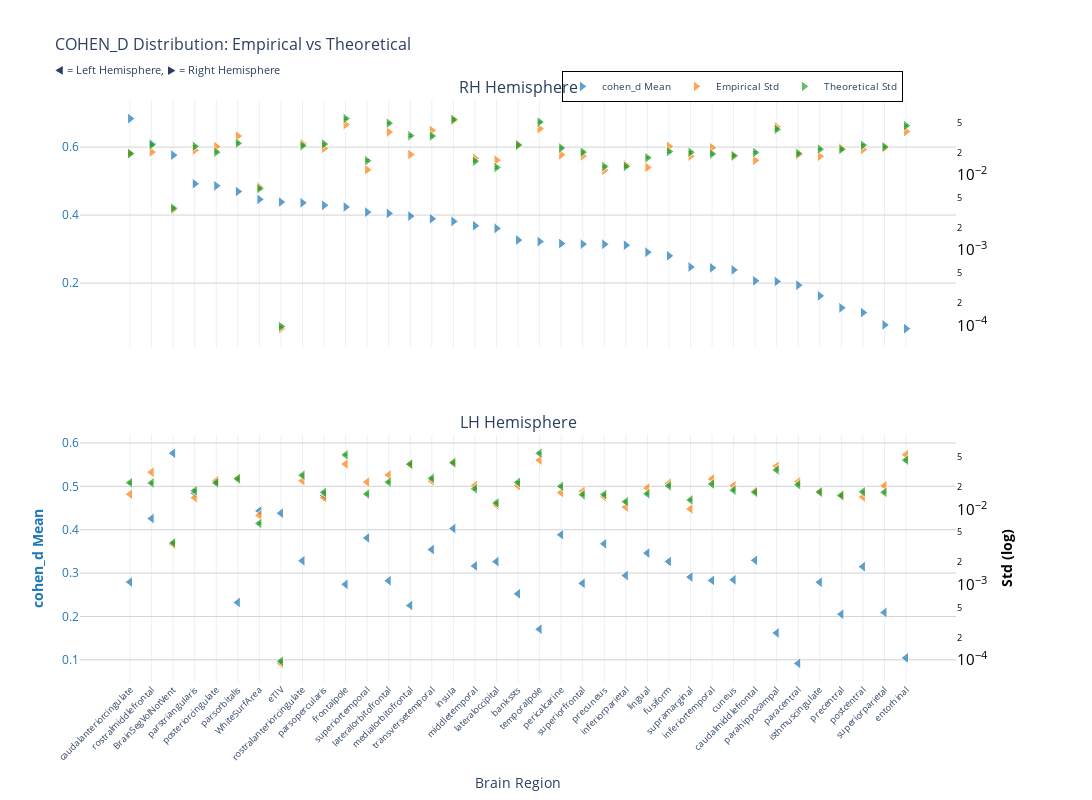
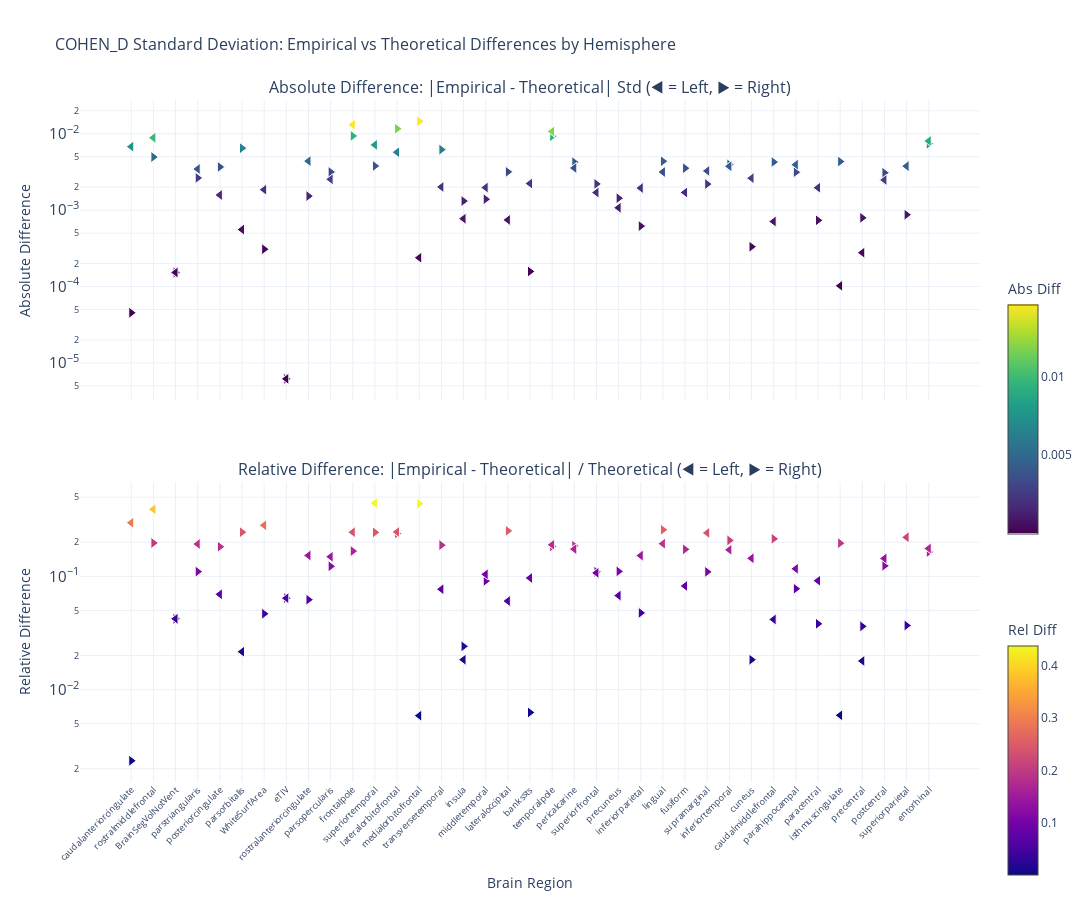

The cell these charts' notebook holds for them, in order:
### Markdown cell above
### p-value

### Code cell
nu_nav = df_navr[(df_navr["timepoint"] == "baseline") & (df_navr["group"] == "HC-PD")]
data_path = stats_dir / f"cohen_d_baseline_{METRIC}.parquet"
df, stats = get_test_stats(
    data_path, stat_functions_F, nu_nav, hemisphere=True, study="baseline"
)
show_figure(
    stats, hemisphere=True, stat_name="cohen_d", study="baseline", metric=METRIC
)

### Figure 1 — Plotly figure (JSON) as saved in the notebook; plotly's stock layout.template omitted (floating-point values rounded to 4 significant figures)
{"data": [{"hovertemplate": "<b>%{x}</b><br>Mean cohen_d: %{y:.2f}<br><extra></extra>", "legendgroup": "mean", "marker": {"color": "#1f77b4", "line": {"color": "white", "width": 1}, "opacity": 0.7, "size": 10, "symbol": "triangle-right"}, "mode": "markers", "name": "cohen_d Mean", "showlegend": true, "type": "scatter", "x": ["caudalanteriorcingulate", "rostralmiddlefrontal", "BrainSegVolNotVent", "parstriangularis", "posteriorcingulate", "parsorbitalis", "WhiteSurfArea", "eTIV", "rostralanteriorcingulate", "parsopercularis", "frontalpole", "superiortemporal", "lateralorbitofrontal", "medialorbitofrontal", "transversetemporal", "insula", "middletemporal", "lateraloccipital", "bankssts", "temporalpole", "pericalcarine", "superiorfrontal", "precuneus", "inferiorparietal", "lingual", "fusiform", "supramarginal", "inferiortemporal", "cuneus", "caudalmiddlefrontal", "parahippocampal", "paracentral", "isthmuscingulate", "precentral", "postcentral", "superiorparietal", "entorhinal"], "xaxis": "x", "y": [0.6837, 0.6097, 0.5763, 0.492, 0.4859, 0.4692, 0.4462, 0.4382, 0.4361, 0.4287, 0.4238, 0.4085, 0.4049, 0.3969, 0.3891, 0.3815, 0.3686, 0.3608, 0.3265, 0.3221, 0.3161, 0.3145, 0.3141, 0.3114, 0.2908, 0.2801, 0.2473, 0.2447, 0.2387, 0.2066, 0.2047, 0.1938, 0.1624, 0.1272, 0.1132, 0.07698, 0.06573], "yaxis": "y"}, {"hovertemplate": "<b>%{x}</b><br>Empirical Std: %{y:.3f}<br><extra></extra>", "legendgroup": "empirical", "marker": {"color": "#ff7f0e", "line": {"color": "white", "width": 1}, "opacity": 0.7, "size": 10, "symbol": "triangle-right"}, "mode": "markers", "name": "Empirical Std", "showlegend": true, "type": "scatter", "x": ["caudalanteriorcingulate", "rostralmiddlefrontal", "BrainSegVolNotVent", "parstriangularis", "posteriorcingulate", "parsorbitalis", "WhiteSurfArea", "eTIV", "rostralanteriorcingulate", "parsopercularis", "frontalpole", "superiortemporal", "lateralorbitofrontal", "medialorbitofrontal", "transversetemporal", "insula", "middletemporal", "lateraloccipital", "bankssts", "temporalpole", "pericalcarine", "superiorfrontal", "precuneus", "inferiorparietal", "lingual", "fusiform", "supramarginal", "inferiortemporal", "cuneus", "caudalmiddlefrontal", "parahippocampal", "paracentral", "isthmuscingulate", "precentral", "postcentral", "superiorparietal", "entorhinal"], "xaxis": "x", "y": [0.01928, 0.02021, 0.003462, 0.02138, 0.02383, 0.03294, 0.006904, 9.012e-05, 0.02608, 0.02262, 0.04684, 0.01173, 0.03719, 0.01874, 0.03914, 0.05333, 0.01664, 0.01577, 0.02488, 0.04124, 0.0186, 0.01793, 0.01154, 0.01361, 0.01259, 0.02404, 0.01785, 0.02305, 0.01775, 0.01565, 0.04364, 0.01858, 0.01773, 0.02272, 0.0218, 0.0228, 0.03788], "yaxis": "y2"}, {"error_y": {"array": [0.0005389, 0.0007051, 0.0001013, 0.0006731, 0.0005647, 0.0007412, 0.0001848, 2.698e-06, 0.000688, 0.0007224, 0.001575, 0.0004349, 0.001368, 0.0009342, 0.0009227, 0.001531, 0.0004272, 0.0003528, 0.0007016, 0.001416, 0.0006402, 0.0005641, 0.0003634, 0.000364, 0.0004751, 0.0005742, 0.0005618, 0.0005348, 0.0005065, 0.000558, 0.001134, 0.0005412, 0.0006182, 0.0006143, 0.0006973, 0.0006631, 0.001269], "arrayminus": [0.000524, 0.0006855, 9.848e-05, 0.0006545, 0.000549, 0.0007207, 0.0001797, 2.623e-06, 0.0006689, 0.0007024, 0.001531, 0.0004228, 0.00133, 0.0009083, 0.0008971, 0.001489, 0.0004154, 0.0003431, 0.0006821, 0.001376, 0.0006224, 0.0005485, 0.0003533, 0.0003539, 0.000462, 0.0005583, 0.0005462, 0.00052, 0.0004924, 0.0005425, 0.001103, 0.0005262, 0.000601, 0.0005972, 0.000678, 0.0006448, 0.001234], "color": "#2ca02c", "thickness": 1, "type": "data", "visible": true, "width": 2}, "hovertemplate": "<b>%{x}</b><br>Theoretical Std: %{y:.3f}<br><extra></extra>", "legendgroup": "theoretical", "marker": {"color": "#2ca02c", "line": {"color": "white", "width": 1}, "opacity": 0.7, "size": 10, "symbol": "triangle-right"}, "mode": "markers", "name": "Theoretical Std", "showlegend": true, "type": "scatter", "x": ["caudalanteriorcingulate", "rostralmiddlefrontal", "BrainSegVolNotVent", "parstriangularis", "posteriorcingulate", "parsorbitalis", "WhiteSurfArea", "eTIV", "rostralanteriorcingulate", "parsopercularis", "frontalpole", "superiortemporal", "lateralorbitofrontal", "medialorbitofrontal", "transversetemporal", "insula", "middletemporal", "lateraloccipital", "bankssts", "temporalpole", "pericalcarine", "superiorfrontal", "precuneus", "inferiorparietal", "lingual", "fusiform", "supramarginal", "inferiortemporal", "cuneus", "caudalmiddlefrontal", "parahippocampal", "paracentral", "isthmuscingulate", "precentral", "postcentral", "superiorparietal", "entorhinal"], "xaxis": "x", "y": [0.01923, 0.02516, 0.003615, 0.02403, 0.02015, 0.02646, 0.006596, 9.63e-05, 0.02456, 0.02578, 0.05622, 0.01552, 0.04883, 0.03334, 0.03293, 0.05464, 0.01525, 0.01259, 0.02504, 0.05053, 0.02285, 0.02013, 0.01297, 0.01299, 0.01696, 0.0205, 0.02005, 0.01909, 0.01808, 0.01991, 0.04049, 0.01932, 0.02206, 0.02192, 0.02489, 0.02367, 0.0453], "yaxis": "y2"}, {"hovertemplate": "<b>%{x}</b><br>Mean cohen_d: %{y:.2f}<br><extra></extra>", "legendgroup": "mean", "marker": {"color": "#1f77b4", "line": {"color": "white", "width": 1}, "opacity": 0.7, "size": 10, "symbol": "triangle-left"}, "mode": "markers", "name": "cohen_d Mean", "showlegend": false, "type": "scatter", "x": ["BrainSegVolNotVent", "posteriorcingulate", "parstriangularis", "parsopercularis", "WhiteSurfArea", "eTIV", "rostralmiddlefrontal", "insula", "pericalcarine", "superiortemporal", "precuneus", "transversetemporal", "lingual", "caudalmiddlefrontal", "rostralanteriorcingulate", "fusiform", "lateraloccipital", "middletemporal", "postcentral", "inferiorparietal", "supramarginal", "cuneus", "inferiortemporal", "lateralorbitofrontal", "caudalanteriorcingulate", "isthmuscingulate", "superiorfrontal", "frontalpole", "bankssts", "parsorbitalis", "medialorbitofrontal", "superiorparietal", "precentral", "temporalpole", "parahippocampal", "entorhinal", "paracentral"], "xaxis": "x2", "y": [0.5763, 0.5101, 0.4842, 0.4787, 0.4433, 0.4382, 0.4258, 0.4027, 0.3884, 0.381, 0.3675, 0.3542, 0.3461, 0.3294, 0.3283, 0.3266, 0.3264, 0.3164, 0.3148, 0.2942, 0.2908, 0.2844, 0.2831, 0.2823, 0.2794, 0.2788, 0.2763, 0.274, 0.2522, 0.2322, 0.2254, 0.2092, 0.2053, 0.1706, 0.1619, 0.1044, 0.09177], "yaxis": "y3"}, {"hovertemplate": "<b>%{x}</b><br>Empirical Std: %{y:.3f}<br><extra></extra>", "legendgroup": "empirical", "marker": {"color": "#ff7f0e", "line": {"color": "white", "width": 1}, "opacity": 0.7, "size": 10, "symbol": "triangle-left"}, "mode": "markers", "name": "Empirical Std", "showlegend": false, "type": "scatter", "x": ["BrainSegVolNotVent", "posteriorcingulate", "parstriangularis", "parsopercularis", "WhiteSurfArea", "eTIV", "rostralmiddlefrontal", "insula", "pericalcarine", "superiortemporal", "precuneus", "transversetemporal", "lingual", "caudalmiddlefrontal", "rostralanteriorcingulate", "fusiform", "lateraloccipital", "middletemporal", "postcentral", "inferiorparietal", "supramarginal", "cuneus", "inferiortemporal", "lateralorbitofrontal", "caudalanteriorcingulate", "isthmuscingulate", "superiorfrontal", "frontalpole", "bankssts", "parsorbitalis", "medialorbitofrontal", "superiorparietal", "precentral", "temporalpole", "parahippocampal", "entorhinal", "paracentral"], "xaxis": "x2", "y": [0.003462, 0.02432, 0.01446, 0.01448, 0.008427, 9.012e-05, 0.03156, 0.04283, 0.01692, 0.02334, 0.01483, 0.02412, 0.01944, 0.01776, 0.02434, 0.02244, 0.01157, 0.02095, 0.01481, 0.01085, 0.01024, 0.02081, 0.02568, 0.02901, 0.01607, 0.01711, 0.01755, 0.04049, 0.02087, 0.02631, 0.04018, 0.02082, 0.01523, 0.04567, 0.03776, 0.05372, 0.02349], "yaxis": "y4"}, {"error_y": {"array": [0.0001013, 0.0006373, 0.0005019, 0.0004767, 0.0001842, 2.698e-06, 0.0006356, 0.001178, 0.0005738, 0.0004534, 0.0004455, 0.0007323, 0.0004561, 0.0004777, 0.0008048, 0.000581, 0.0003451, 0.0005317, 0.0004846, 0.0003586, 0.0003782, 0.0005095, 0.0006142, 0.0006522, 0.0006403, 0.0004822, 0.000444, 0.001503, 0.0006472, 0.0007217, 0.001132, 0.0004778, 0.0004344, 0.001579, 0.0009475, 0.00128, 0.0006029], "arrayminus": [9.848e-05, 0.0006196, 0.000488, 0.0004635, 0.0001791, 2.623e-06, 0.000618, 0.001146, 0.0005579, 0.0004408, 0.0004331, 0.000712, 0.0004434, 0.0004645, 0.0007825, 0.0005649, 0.0003356, 0.0005169, 0.0004711, 0.0003487, 0.0003678, 0.0004954, 0.0005972, 0.0006341, 0.0006225, 0.0004688, 0.0004317, 0.001461, 0.0006293, 0.0007017, 0.001101, 0.0004645, 0.0004224, 0.001536, 0.0009212, 0.001244, 0.0005862], "color": "#2ca02c", "thickness": 1, "type": "data", "visible": true, "width": 2}, "hovertemplate": "<b>%{x}</b><br>Theoretical Std: %{y:.3f}<br><extra></extra>", "legendgroup": "theoretical", "marker": {"color": "#2ca02c", "line": {"color": "white", "width": 1}, "opacity": 0.7, "size": 10, "symbol": "triangle-left"}, "mode": "markers", "name": "Theoretical Std", "showlegend": false, "type": "scatter", "x": ["BrainSegVolNotVent", "posteriorcingulate", "parstriangularis", "parsopercularis", "WhiteSurfArea", "eTIV", "rostralmiddlefrontal", "insula", "pericalcarine", "superiortemporal", "precuneus", "transversetemporal", "lingual", "caudalmiddlefrontal", "rostralanteriorcingulate", "fusiform", "lateraloccipital", "middletemporal", "postcentral", "inferiorparietal", "supramarginal", "cuneus", "inferiortemporal", "lateralorbitofrontal", "caudalanteriorcingulate", "isthmuscingulate", "superiorfrontal", "frontalpole", "bankssts", "parsorbitalis", "medialorbitofrontal", "superiorparietal", "precentral", "temporalpole", "parahippocampal", "entorhinal", "paracentral"], "xaxis": "x2", "y": [0.003615, 0.02275, 0.01792, 0.01701, 0.006573, 9.63e-05, 0.02268, 0.04206, 0.02048, 0.01618, 0.0159, 0.02614, 0.01628, 0.01705, 0.02872, 0.02074, 0.01232, 0.01898, 0.01729, 0.0128, 0.0135, 0.01819, 0.02192, 0.02328, 0.02285, 0.01721, 0.01585, 0.05364, 0.0231, 0.02576, 0.04042, 0.01705, 0.0155, 0.05637, 0.03382, 0.04568, 0.02152], "yaxis": "y4"}], "layout": {"annotations": [{"font": {"size": 16}, "showarrow": false, "text": "RH Hemisphere", "x": 0.47, "xanchor": "center", "xref": "paper", "y": 1, "yanchor": "bottom", "yref": "paper"}, {"font": {"size": 16}, "showarrow": false, "text": "LH Hemisphere", "x": 0.47, "xanchor": "center", "xref": "paper", "y": 0.425, "yanchor": "bottom", "yref": "paper"}], "height": 800, "hovermode": "x", "legend": {"bgcolor": "rgba(255, 255, 255, 0.9)", "bordercolor": "black", "borderwidth": 1, "font": {"size": 10}, "orientation": "h", "x": 0.7, "xanchor": "center", "y": 1.05}, "title": {"font": {"size": 16}, "text": "COHEN_D Distribution: Empirical vs Theoretical<br><sub>◀ = Left Hemisphere, ▶ = Right Hemisphere</sub>"}, "width": 1400, "xaxis": {"anchor": "y", "domain": [0, 0.94], "matches": "x2", "showticklabels": false}, "xaxis2": {"anchor": "y3", "domain": [0, 0.94], "tickangle": -45, "tickfont": {"size": 9}, "title": {"text": "Brain Region"}}, "yaxis": {"anchor": "x", "domain": [0.575, 1], "gridcolor": "lightgray", "showgrid": true, "tickfont": {"color": "#1f77b4"}, "title": {"font": {"color": "#1f77b4"}, "text": ""}}, "yaxis2": {"anchor": "x", "exponentformat": "power", "overlaying": "y", "showgrid": false, "side": "right", "tickfont": {"color": "black"}, "title": {"font": {"color": "black"}, "text": ""}, "type": "log"}, "yaxis3": {"anchor": "x2", "domain": [0, 0.425], "gridcolor": "lightgray", "showgrid": true, "tickfont": {"color": "#1f77b4"}, "title": {"font": {"color": "#1f77b4"}, "text": "<b>cohen_d Mean</b>"}}, "yaxis4": {"anchor": "x2", "exponentformat": "power", "overlaying": "y3", "showgrid": false, "side": "right", "tickfont": {"color": "black"}, "title": {"font": {"color": "black"}, "text": "<b>Std (log)</b>"}, "type": "log"}}}

### Figure 2 — Plotly figure (JSON) as saved in the notebook; plotly's stock layout.template omitted (floating-point values rounded to 4 significant figures)
{"data": [{"hovertemplate": "<b>%{x}</b><br>Hemisphere: %{text}<br>Abs Diff: %{y:.4f}<br><extra></extra>", "legendgroup": "abs_rh", "marker": {"color": [4.531e-05, 0.004956, 0.0001526, 0.002643, 0.003678, 0.006486, 0.0003082, 6.176e-06, 0.001528, 0.003159, 0.009382, 0.00379, 0.01164, 0.0146, 0.006206, 0.001316, 0.00139, 0.003172, 0.0001574, 0.009285, 0.004253, 0.002206, 0.001434, 0.0006179, 0.004369, 0.003544, 0.002195, 0.003962, 0.0003319, 0.004266, 0.003145, 0.0007357, 0.00433, 0.0007929, 0.003084, 0.0008712, 0.007415], "colorbar": {"len": 0.4, "title": {"text": "Abs Diff"}, "y": 0.75, "yanchor": "top"}, "colorscale": [[0, "#440154"], [0.1111, "#482878"], [0.2222, "#3e4989"], [0.3333, "#31688e"], [0.4444, "#26828e"], [0.5556, "#1f9e89"], [0.6667, "#35b779"], [0.7778, "#6ece58"], [0.8889, "#b5de2b"], [1, "#fde725"]], "line": {"color": "white", "width": 1}, "showscale": true, "size": 10, "symbol": "triangle-right"}, "mode": "markers", "name": "Absolute (rh)", "showlegend": false, "text": ["rh", "rh", "rh", "rh", "rh", "rh", "rh", "rh", "rh", "rh", "rh", "rh", "rh", "rh", "rh", "rh", "rh", "rh", "rh", "rh", "rh", "rh", "rh", "rh", "rh", "rh", "rh", "rh", "rh", "rh", "rh", "rh", "rh", "rh", "rh", "rh", "rh"], "type": "scatter", "x": ["caudalanteriorcingulate", "rostralmiddlefrontal", "BrainSegVolNotVent", "parstriangularis", "posteriorcingulate", "parsorbitalis", "WhiteSurfArea", "eTIV", "rostralanteriorcingulate", "parsopercularis", "frontalpole", "superiortemporal", "lateralorbitofrontal", "medialorbitofrontal", "transversetemporal", "insula", "middletemporal", "lateraloccipital", "bankssts", "temporalpole", "pericalcarine", "superiorfrontal", "precuneus", "inferiorparietal", "lingual", "fusiform", "supramarginal", "inferiortemporal", "cuneus", "caudalmiddlefrontal", "parahippocampal", "paracentral", "isthmuscingulate", "precentral", "postcentral", "superiorparietal", "entorhinal"], "xaxis": "x", "y": [4.531e-05, 0.004956, 0.0001526, 0.002643, 0.003678, 0.006486, 0.0003082, 6.176e-06, 0.001528, 0.003159, 0.009382, 0.00379, 0.01164, 0.0146, 0.006206, 0.001316, 0.00139, 0.003172, 0.0001574, 0.009285, 0.004253, 0.002206, 0.001434, 0.0006179, 0.004369, 0.003544, 0.002195, 0.003962, 0.0003319, 0.004266, 0.003145, 0.0007357, 0.00433, 0.0007929, 0.003084, 0.0008712, 0.007415], "yaxis": "y"}, {"hovertemplate": "<b>%{x}</b><br>Hemisphere: %{text}<br>Rel Diff: %{y:.2%}<br><extra></extra>", "legendgroup": "rel_rh", "marker": {"color": [0.002356, 0.1969, 0.0422, 0.11, 0.1825, 0.2452, 0.04672, 0.06413, 0.0622, 0.1225, 0.1669, 0.2442, 0.2384, 0.4379, 0.1885, 0.02409, 0.09119, 0.2519, 0.006285, 0.1838, 0.1861, 0.1096, 0.1105, 0.04757, 0.2576, 0.1729, 0.1095, 0.2076, 0.01836, 0.2142, 0.07767, 0.03809, 0.1962, 0.03617, 0.1239, 0.03681, 0.1637], "colorbar": {"len": 0.4, "title": {"text": "Rel Diff"}, "y": 0.25, "yanchor": "top"}, "colorscale": [[0, "#0d0887"], [0.1111, "#46039f"], [0.2222, "#7201a8"], [0.3333, "#9c179e"], [0.4444, "#bd3786"], [0.5556, "#d8576b"], [0.6667, "#ed7953"], [0.7778, "#fb9f3a"], [0.8889, "#fdca26"], [1, "#f0f921"]], "line": {"color": "white", "width": 1}, "showscale": true, "size": 10, "symbol": "triangle-right"}, "mode": "markers", "name": "Relative (rh)", "showlegend": false, "text": ["rh", "rh", "rh", "rh", "rh", "rh", "rh", "rh", "rh", "rh", "rh", "rh", "rh", "rh", "rh", "rh", "rh", "rh", "rh", "rh", "rh", "rh", "rh", "rh", "rh", "rh", "rh", "rh", "rh", "rh", "rh", "rh", "rh", "rh", "rh", "rh", "rh"], "type": "scatter", "x": ["caudalanteriorcingulate", "rostralmiddlefrontal", "BrainSegVolNotVent", "parstriangularis", "posteriorcingulate", "parsorbitalis", "WhiteSurfArea", "eTIV", "rostralanteriorcingulate", "parsopercularis", "frontalpole", "superiortemporal", "lateralorbitofrontal", "medialorbitofrontal", "transversetemporal", "insula", "middletemporal", "lateraloccipital", "bankssts", "temporalpole", "pericalcarine", "superiorfrontal", "precuneus", "inferiorparietal", "lingual", "fusiform", "supramarginal", "inferiortemporal", "cuneus", "caudalmiddlefrontal", "parahippocampal", "paracentral", "isthmuscingulate", "precentral", "postcentral", "superiorparietal", "entorhinal"], "xaxis": "x2", "y": [0.002356, 0.1969, 0.0422, 0.11, 0.1825, 0.2452, 0.04672, 0.06413, 0.0622, 0.1225, 0.1669, 0.2442, 0.2384, 0.4379, 0.1885, 0.02409, 0.09119, 0.2519, 0.006285, 0.1838, 0.1861, 0.1096, 0.1105, 0.04757, 0.2576, 0.1729, 0.1095, 0.2076, 0.01836, 0.2142, 0.07767, 0.03809, 0.1962, 0.03617, 0.1239, 0.03681, 0.1637], "yaxis": "y2"}, {"hovertemplate": "<b>%{x}</b><br>Hemisphere: %{text}<br>Abs Diff: %{y:.4f}<br><extra></extra>", "legendgroup": "abs_lh", "marker": {"color": [0.0001526, 0.001577, 0.003455, 0.002534, 0.001854, 6.176e-06, 0.008871, 0.0007727, 0.003561, 0.007156, 0.001074, 0.002011, 0.003159, 0.0007097, 0.004387, 0.001705, 0.0007451, 0.001976, 0.002485, 0.001949, 0.003263, 0.002622, 0.003754, 0.005731, 0.006785, 0.0001021, 0.001699, 0.01315, 0.002234, 0.0005563, 0.000238, 0.00377, 0.0002775, 0.01071, 0.003941, 0.008044, 0.001968], "colorbar": {"len": 0.4, "title": {"text": "Abs Diff"}, "y": 0.75, "yanchor": "top"}, "colorscale": [[0, "#440154"], [0.1111, "#482878"], [0.2222, "#3e4989"], [0.3333, "#31688e"], [0.4444, "#26828e"], [0.5556, "#1f9e89"], [0.6667, "#35b779"], [0.7778, "#6ece58"], [0.8889, "#b5de2b"], [1, "#fde725"]], "line": {"color": "white", "width": 1}, "showscale": false, "size": 10, "symbol": "triangle-left"}, "mode": "markers", "name": "Absolute (lh)", "showlegend": false, "text": ["lh", "lh", "lh", "lh", "lh", "lh", "lh", "lh", "lh", "lh", "lh", "lh", "lh", "lh", "lh", "lh", "lh", "lh", "lh", "lh", "lh", "lh", "lh", "lh", "lh", "lh", "lh", "lh", "lh", "lh", "lh", "lh", "lh", "lh", "lh", "lh", "lh"], "type": "scatter", "x": ["BrainSegVolNotVent", "posteriorcingulate", "parstriangularis", "parsopercularis", "WhiteSurfArea", "eTIV", "rostralmiddlefrontal", "insula", "pericalcarine", "superiortemporal", "precuneus", "transversetemporal", "lingual", "caudalmiddlefrontal", "rostralanteriorcingulate", "fusiform", "lateraloccipital", "middletemporal", "postcentral", "inferiorparietal", "supramarginal", "cuneus", "inferiortemporal", "lateralorbitofrontal", "caudalanteriorcingulate", "isthmuscingulate", "superiorfrontal", "frontalpole", "bankssts", "parsorbitalis", "medialorbitofrontal", "superiorparietal", "precentral", "temporalpole", "parahippocampal", "entorhinal", "paracentral"], "xaxis": "x", "y": [0.0001526, 0.001577, 0.003455, 0.002534, 0.001854, 6.176e-06, 0.008871, 0.0007727, 0.003561, 0.007156, 0.001074, 0.002011, 0.003159, 0.0007097, 0.004387, 0.001705, 0.0007451, 0.001976, 0.002485, 0.001949, 0.003263, 0.002622, 0.003754, 0.005731, 0.006785, 0.0001021, 0.001699, 0.01315, 0.002234, 0.0005563, 0.000238, 0.00377, 0.0002775, 0.01071, 0.003941, 0.008044, 0.001968], "yaxis": "y"}, {"hovertemplate": "<b>%{x}</b><br>Hemisphere: %{text}<br>Rel Diff: %{y:.2%}<br><extra></extra>", "legendgroup": "rel_lh", "marker": {"color": [0.0422, 0.06933, 0.1929, 0.1489, 0.282, 0.06413, 0.3911, 0.01837, 0.1739, 0.4422, 0.06755, 0.07695, 0.1941, 0.04163, 0.1527, 0.08221, 0.06049, 0.1042, 0.1437, 0.1523, 0.2417, 0.1442, 0.1713, 0.2462, 0.2969, 0.005932, 0.1072, 0.2452, 0.0967, 0.0216, 0.00589, 0.2211, 0.0179, 0.1899, 0.1165, 0.1761, 0.09144], "colorbar": {"len": 0.4, "title": {"text": "Rel Diff"}, "y": 0.25, "yanchor": "top"}, "colorscale": [[0, "#0d0887"], [0.1111, "#46039f"], [0.2222, "#7201a8"], [0.3333, "#9c179e"], [0.4444, "#bd3786"], [0.5556, "#d8576b"], [0.6667, "#ed7953"], [0.7778, "#fb9f3a"], [0.8889, "#fdca26"], [1, "#f0f921"]], "line": {"color": "white", "width": 1}, "showscale": false, "size": 10, "symbol": "triangle-left"}, "mode": "markers", "name": "Relative (lh)", "showlegend": false, "text": ["lh", "lh", "lh", "lh", "lh", "lh", "lh", "lh", "lh", "lh", "lh", "lh", "lh", "lh", "lh", "lh", "lh", "lh", "lh", "lh", "lh", "lh", "lh", "lh", "lh", "lh", "lh", "lh", "lh", "lh", "lh", "lh", "lh", "lh", "lh", "lh", "lh"], "type": "scatter", "x": ["BrainSegVolNotVent", "posteriorcingulate", "parstriangularis", "parsopercularis", "WhiteSurfArea", "eTIV", "rostralmiddlefrontal", "insula", "pericalcarine", "superiortemporal", "precuneus", "transversetemporal", "lingual", "caudalmiddlefrontal", "rostralanteriorcingulate", "fusiform", "lateraloccipital", "middletemporal", "postcentral", "inferiorparietal", "supramarginal", "cuneus", "inferiortemporal", "lateralorbitofrontal", "caudalanteriorcingulate", "isthmuscingulate", "superiorfrontal", "frontalpole", "bankssts", "parsorbitalis", "medialorbitofrontal", "superiorparietal", "precentral", "temporalpole", "parahippocampal", "entorhinal", "paracentral"], "xaxis": "x2", "y": [0.0422, 0.06933, 0.1929, 0.1489, 0.282, 0.06413, 0.3911, 0.01837, 0.1739, 0.4422, 0.06755, 0.07695, 0.1941, 0.04163, 0.1527, 0.08221, 0.06049, 0.1042, 0.1437, 0.1523, 0.2417, 0.1442, 0.1713, 0.2462, 0.2969, 0.005932, 0.1072, 0.2452, 0.0967, 0.0216, 0.00589, 0.2211, 0.0179, 0.1899, 0.1165, 0.1761, 0.09144], "yaxis": "y2"}], "layout": {"annotations": [{"font": {"size": 16}, "showarrow": false, "text": "Absolute Difference: |Empirical - Theoretical| Std (◀ = Left, ▶ = Right)", "x": 0.5, "xanchor": "center", "xref": "paper", "y": 1, "yanchor": "bottom", "yref": "paper"}, {"font": {"size": 16}, "showarrow": false, "text": "Relative Difference: |Empirical - Theoretical| / Theoretical (◀ = Left, ▶ = Right)", "x": 0.5, "xanchor": "center", "xref": "paper", "y": 0.44, "yanchor": "bottom", "yref": "paper"}], "height": 900, "hovermode": "x unified", "showlegend": false, "title": {"font": {"size": 16}, "text": "COHEN_D Standard Deviation: Empirical vs Theoretical Differences by Hemisphere"}, "width": 1400, "xaxis": {"anchor": "y", "domain": [0, 1], "showticklabels": false}, "xaxis2": {"anchor": "y2", "domain": [0, 1], "tickangle": -45, "tickfont": {"size": 9}, "title": {"text": "Brain Region"}}, "yaxis": {"anchor": "x", "domain": [0.56, 1], "exponentformat": "power", "title": {"text": "Absolute Difference"}, "type": "log"}, "yaxis2": {"anchor": "x2", "domain": [0, 0.44], "exponentformat": "power", "title": {"text": "Relative Difference"}, "type": "log"}}}
